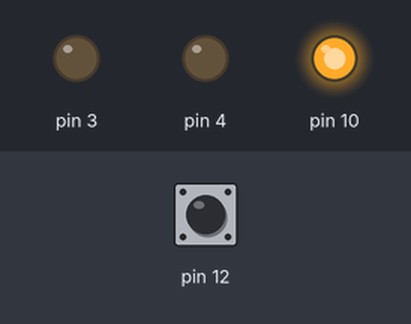
The sketch below on a simulated Arduino Uno, built with avr-gcc and run on an emulated ATmega328P. On the bench: output pins drawn as LEDs (lit = HIGH). Dashed ring = blinking. The test bench sets the inputs (shaded band); at power-on: pin 12 HIGH.

Above: at 1.2 s.
1.3 s: pin 12 pulled LOW for 1 s
At 3.4 s:
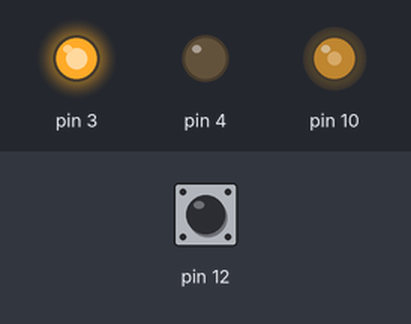
3.8 s: pin 12 pulled LOW for 0.15 s
At 4.7 s:
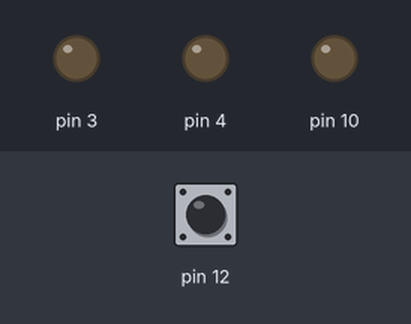
5.4 s: pin 12 pulled LOW for 3.2 s
At 5.5 s:
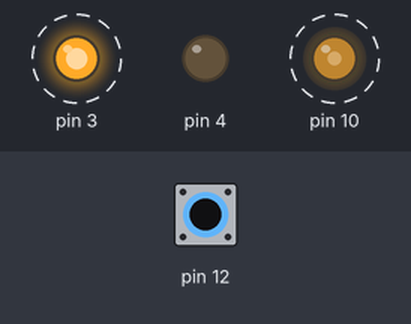
Timing chart, 0 to 9.9 s (numbered marks = the images above; inputs shaded):
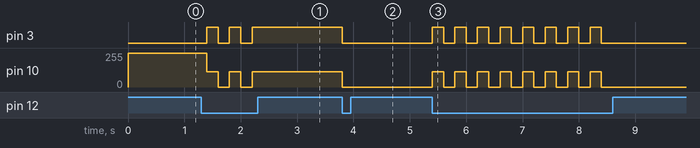

The sketch:

smokeOnOff.ino
```cpp
// (licence header left out)
#include <arduino.h>

unsigned long PreviosTimeBtn = 0;  // PreviosTime 前時間

void setup() {
  Serial.begin(115200);         // 115200bpsでシリアルポートを開く
  pinMode(10, OUTPUT);   // 出力に設定
  pinMode(12, INPUT_PULLUP);   // 入力プルアップに設定
  pinMode(3, OUTPUT);   // 出力に設定
  pinMode(4, OUTPUT);   // 出力に設定

  // モード指定
  TCCR1A = 0b00100001;
  TCCR1B = 0b00010010; // 001:1分周 　010: 8分周　011:64分周 100:256分周 101:1024分周

  // TOP値指定
  OCR1A = 9;
  // Duty比指定
  OCR1B=0;
  PreviosTimeBtn = millis();
}

void loop() {
  static char mod = 0;
    if( (millis() - PreviosTimeBtn ) >= 200 ){  // 1000:1000msec 前回から1000ms経過したかチェック
      if(digitalRead( 12 ) == LOW){
        mod = !mod;
        if(mod == 0){
            digitalWrite(3,LOW);
          OCR1B=0;
        }
        else {
          digitalWrite(3,HIGH);
          OCR1B=4;
        }
    }
    PreviosTimeBtn = millis();                 // 現在の時刻に更新
  }
}
```

Measured:
- after the input at 1.3 s, pin 3: alternates HIGH for 0.20 s and LOW for 0.20 s, 5 changes in all, then stays HIGH, starting after 0.10 s; pin 10: alternates 113/255 for 0.20 s and 0/255 for 0.20 s, 5 changes in all, then stays 113/255, starting after 0.10 s
- after the input at 3.8 s, pin 3: HIGH → LOW at once; pin 10: 113/255 → 0/255 at once
- after the input at 5.4 s, pin 3: alternates HIGH for 0.20 s and LOW for 0.20 s, 16 changes in all, then stays LOW, starting at once; pin 10: alternates 113/255 for 0.20 s and 0/255 for 0.20 s, 16 changes in all, then stays 0/255, starting at once
